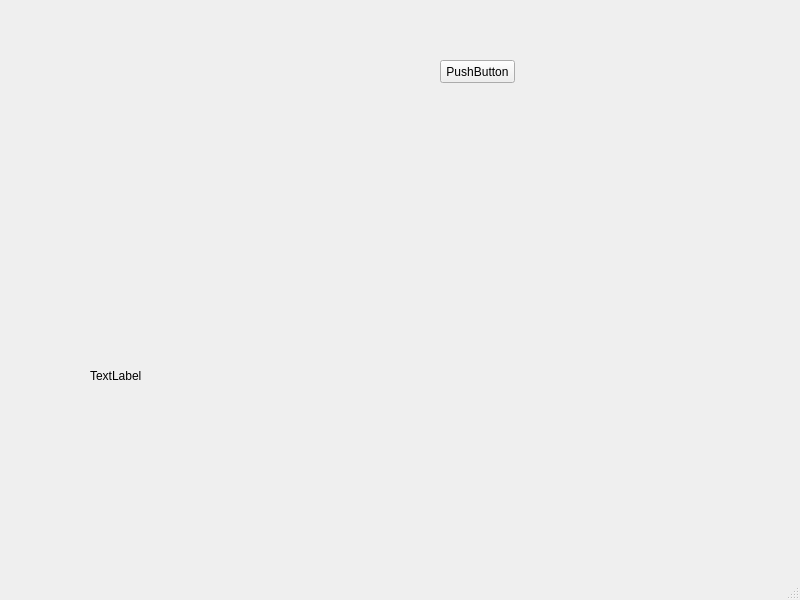
<?xml version="1.0" encoding="UTF-8"?>
<ui version="4.0">
 <class>MainWindow</class>
 <widget class="QMainWindow" name="MainWindow">
  <property name="geometry">
   <rect>
    <x>0</x>
    <y>0</y>
    <width>800</width>
    <height>600</height>
   </rect>
  </property>
  <property name="windowTitle">
   <string>MainWindow</string>
  </property>
  <widget class="QWidget" name="centralwidget">
   <widget class="QPushButton" name="pushButton">
    <property name="geometry">
     <rect>
      <x>440</x>
      <y>60</y>
      <width>75</width>
      <height>23</height>
     </rect>
    </property>
    <property name="text">
     <string>PushButton</string>
    </property>
   </widget>
   <widget class="QLabel" name="label">
    <property name="geometry">
     <rect>
      <x>90</x>
      <y>230</y>
      <width>601</width>
      <height>291</height>
     </rect>
    </property>
    <property name="text">
     <string>TextLabel</string>
    </property>
   </widget>
  </widget>
  <widget class="QMenuBar" name="menubar">
   <property name="geometry">
    <rect>
     <x>0</x>
     <y>0</y>
     <width>800</width>
     <height>21</height>
    </rect>
   </property>
  </widget>
  <widget class="QStatusBar" name="statusbar"/>
 </widget>
 <resources/>
 <connections/>
</ui>
